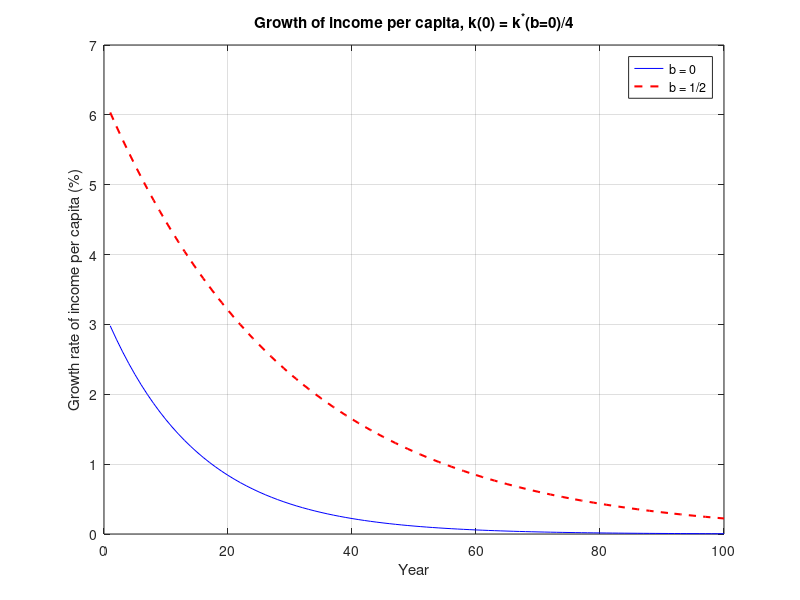

Here is the MATLAB script that generated this plot:
% ECON*6020 Assignment 2, parts (f) and (g): Arrow learning-by-investing.
% Xingming Li, ID 1432037

clear		%clear work space

% parameter calibration
alpha  = 1/3;					% capital's share parameter
a      = 1;					    % technology scale parameter
delta  = .10;					% 10% annual depreciation rate
LN     = 1;				        % workers per firm, L/N
s      = .25;				    % saving rate
T      = 100;                   % number of years to simulate

% the steady state values for b=0
b      = 0;
kss    = (s*a^(1-alpha)*LN^(b*(1-alpha))/delta)^(1/((1-alpha)*(1-b)));
yss    = a^(1-alpha)*LN^(b*(1-alpha))*kss^(b*(1-alpha)+alpha);

% starting value (the same for both experiments)
k1     = .25*kss;

% Method C: calculate the transitional dynamics for k and y using the log-linearized solution
%   log k(t) = log kss - (log kss - log k(1))*exp(-beta*(t-1)),  beta = (1-alpha)*(1-b)*delta
bvals  = [0, 1/2];
growth = zeros(T,2);
kpath  = zeros(T+1,2);
ypath  = zeros(T+1,2);

for m=1:2
   b       = bvals(m);
   kssb    = (s*a^(1-alpha)*LN^(b*(1-alpha))/delta)^(1/((1-alpha)*(1-b)));   % steady state for this b
   beta    = (1-alpha)*(1-b)*delta;                                          % convergence rate
   k       = zeros(T+1,1);      % create an empty matrix
   y       = zeros(T+1,1);
   k(1)    = k1;				 % initial value in the matrix

   for j=1:T+1
      k(j)  = exp(log(kssb)-(log(kssb)-log(k(1)))*exp(-beta*(j-1)));
      y(j)  = a^(1-alpha)*LN^(b*(1-alpha))*k(j)^(b*(1-alpha)+alpha);
   end

   for j=2:T+1
      growth(j-1,m) = log(y(j))-log(y(j-1));
   end
   kpath(:,m) = k;
   ypath(:,m) = y;
end

% steady state for b=1/2 
kss_half = (s*a^(1-alpha)*LN^(.5*(1-alpha))/delta)^(1/((1-alpha)*(1-.5)));

fprintf('b=0:   kss = %.4f, yss = %.4f, k1 = %.4f\n', kss, yss, k1);
fprintf('b=1/2: kss = %.4f\n', kss_half);
for t=[1 2 5 10 20 30 50 100]
   fprintf('year %3d: growth b=0 = %6.3f%%, growth b=1/2 = %6.3f%%\n', t, 100*growth(t,1), 100*growth(t,2));
end

%compare the two simulated growth paths
years = (1:T)';
plot(years,100*growth(:,1),'b-',years,100*growth(:,2),'r--','LineWidth',1.5)
xlabel('Year')
ylabel('Growth rate of income per capita (%)')
legend('b = 0','b = 1/2')
title('Growth of income per capita, k(0) = k^*(b=0)/4')
grid on
print('-dpng','hw2_f_growth.png')

% Part (g): Golden Rule for b=0, maximize c = y - delta*k  ->  alpha*a^(1-alpha)*k^(alpha-1) = delta
kgold = (alpha*a^(1-alpha)/delta)^(1/(1-alpha));
sgold = delta*kgold/(a^(1-alpha)*kgold^alpha);    % equals alpha
fprintf('Golden Rule: kgold = %.4f, sgold = %.4f, kss(s=0.25) = %.4f\n', kgold, sgold, kss);
if s < sgold
   fprintf('s < sgold, so kss < kgold: dynamically efficient.\n');
else
   fprintf('s > sgold: dynamically inefficient.\n');
end
